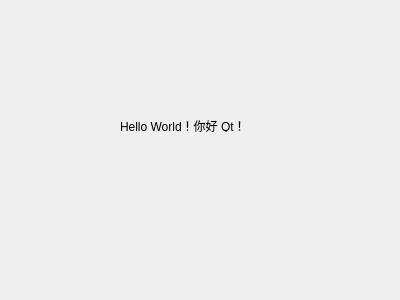
<?xml version="1.0" encoding="UTF-8"?>
<ui version="4.0">
 <class>HelloDialog</class>
 <widget class="QDialog" name="HelloDialog">
  <property name="geometry">
   <rect>
    <x>0</x>
    <y>0</y>
    <width>400</width>
    <height>300</height>
   </rect>
  </property>
  <property name="windowTitle">
   <string>Dialog</string>
  </property>
  <widget class="QLabel" name="label">
   <property name="geometry">
    <rect>
     <x>120</x>
     <y>120</y>
     <width>132</width>
     <height>12</height>
    </rect>
   </property>
   <property name="text">
    <string>Hello World！你好 Qt！</string>
   </property>
  </widget>
 </widget>
 <resources/>
 <connections/>
</ui>
